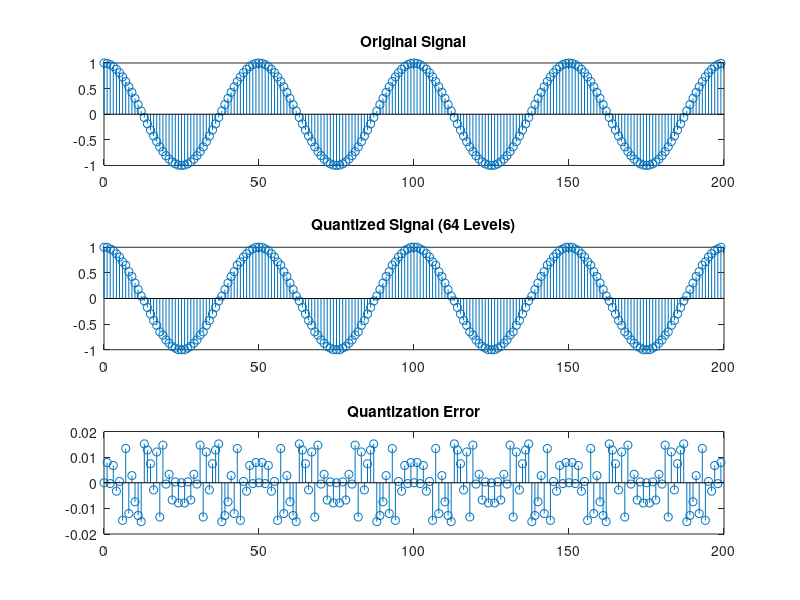

MATLAB code to generate this figure:
n = 0:199;
f = 1/50;
N = 200;

% Original signal
x = cos(2*pi*f*n);

% Rounding to 64 levels
L = 64;
Xmax = 1;
Xmin = -1;
Delta = (Xmax-Xmin)/(L-1);

xq = round((x-Xmin)/Delta)*Delta + Xmin;
eq = xq-x;

% Plot
figure;
subplot(3,1,1);
stem(n,x);
title('Original Signal');

subplot(3,1,2);
stem(n,xq);
title('Quantized Signal (64 Levels)');

subplot(3,1,3);
stem(n,eq);
title('Quantization Error');

% SQNR
Px = (1/N)*sum(x.^2);
Pq = (1/N)*sum(eq.^2);
SQNR = 10*log10(Px/Pq);

fprintf('Px = %.6f\n',Px);
fprintf('Pq = %.6f\n',Pq);
fprintf('SQNR = %.6f dB\n',SQNR);
